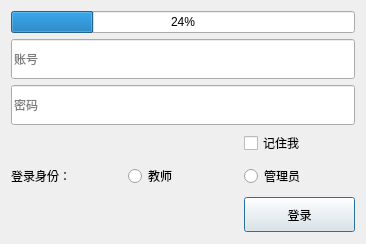
<?xml version="1.0" encoding="UTF-8"?>
<ui version="4.0">
 <class>Login</class>
 <widget class="QWidget" name="Login">
  <property name="geometry">
   <rect>
    <x>0</x>
    <y>0</y>
    <width>366</width>
    <height>244</height>
   </rect>
  </property>
  <property name="windowTitle">
   <string>Form</string>
  </property>
  <layout class="QGridLayout" name="gridLayout">
   <item row="0" column="0" colspan="3">
    <widget class="QProgressBar" name="progressBar">
     <property name="maximum">
      <number>100</number>
     </property>
     <property name="value">
      <number>24</number>
     </property>
    </widget>
   </item>
   <item row="4" column="2">
    <widget class="QRadioButton" name="asManager">
     <property name="text">
      <string>管理员</string>
     </property>
    </widget>
   </item>
   <item row="1" column="0" colspan="3">
    <widget class="QLineEdit" name="idEdit">
     <property name="minimumSize">
      <size>
       <width>0</width>
       <height>40</height>
      </size>
     </property>
     <property name="placeholderText">
      <string>账号</string>
     </property>
    </widget>
   </item>
   <item row="4" column="0">
    <widget class="QLabel" name="label">
     <property name="minimumSize">
      <size>
       <width>0</width>
       <height>30</height>
      </size>
     </property>
     <property name="text">
      <string>登录身份：</string>
     </property>
    </widget>
   </item>
   <item row="2" column="0" colspan="3">
    <widget class="QLineEdit" name="passwordEdit">
     <property name="minimumSize">
      <size>
       <width>0</width>
       <height>40</height>
      </size>
     </property>
     <property name="echoMode">
      <enum>QLineEdit::Password</enum>
     </property>
     <property name="placeholderText">
      <string>密码</string>
     </property>
    </widget>
   </item>
   <item row="5" column="2">
    <widget class="QPushButton" name="checkIn">
     <property name="minimumSize">
      <size>
       <width>0</width>
       <height>35</height>
      </size>
     </property>
     <property name="text">
      <string>登录</string>
     </property>
     <property name="autoDefault">
      <bool>true</bool>
     </property>
     <property name="default">
      <bool>true</bool>
     </property>
    </widget>
   </item>
   <item row="4" column="1">
    <widget class="QRadioButton" name="asTeacher">
     <property name="text">
      <string>教师</string>
     </property>
    </widget>
   </item>
   <item row="3" column="0" colspan="2">
    <widget class="QLabel" name="statusLable">
     <property name="maximumSize">
      <size>
       <width>16777215</width>
       <height>30</height>
      </size>
     </property>
     <property name="text">
      <string/>
     </property>
    </widget>
   </item>
   <item row="3" column="2">
    <widget class="QCheckBox" name="checkBox">
     <property name="text">
      <string>记住我</string>
     </property>
    </widget>
   </item>
  </layout>
 </widget>
 <resources/>
 <connections/>
</ui>
